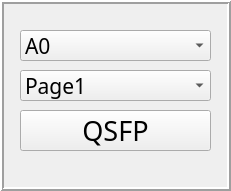
     <widget class="QFrame" name="frame_7">
      <property name="geometry">
       <rect>
        <x>770</x>
        <y>360</y>
        <width>231</width>
        <height>191</height>
       </rect>
      </property>
      <property name="frameShape">
       <enum>QFrame::Box</enum>
      </property>
      <property name="frameShadow">
       <enum>QFrame::Raised</enum>
      </property>
      <property name="lineWidth">
       <number>2</number>
      </property>
      <widget class="QPushButton" name="pushButton_QSFPR">
       <property name="geometry">
        <rect>
         <x>20</x>
         <y>110</y>
         <width>191</width>
         <height>41</height>
        </rect>
       </property>
       <property name="font">
        <font>
         <family>黑体</family>
         <pointsize>20</pointsize>
        </font>
       </property>
       <property name="text">
        <string>QSFP</string>
       </property>
      </widget>
      <widget class="QComboBox" name="comboBox_QSFPR">
       <property name="geometry">
        <rect>
         <x>20</x>
         <y>30</y>
         <width>191</width>
         <height>31</height>
        </rect>
       </property>
       <property name="font">
        <font>
         <family>黑体</family>
         <pointsize>16</pointsize>
        </font>
       </property>
       <item>
        <property name="text">
         <string>A0</string>
        </property>
       </item>
       <item>
        <property name="text">
         <string>A2</string>
        </property>
       </item>
      </widget>
      <widget class="QComboBox" name="comboBox_QSFPR_CH">
       <property name="geometry">
        <rect>
         <x>20</x>
         <y>70</y>
         <width>191</width>
         <height>31</height>
        </rect>
       </property>
       <property name="font">
        <font>
         <family>黑体</family>
         <pointsize>16</pointsize>
        </font>
       </property>
       <item>
        <property name="text">
         <string>Page1</string>
        </property>
       </item>
       <item>
        <property name="text">
         <string>Page2</string>
        </property>
       </item>
       <item>
        <property name="text">
         <string>Page3</string>
        </property>
       </item>
       <item>
        <property name="text">
         <string>Page4</string>
        </property>
       </item>
      </widget>
     </widget>
